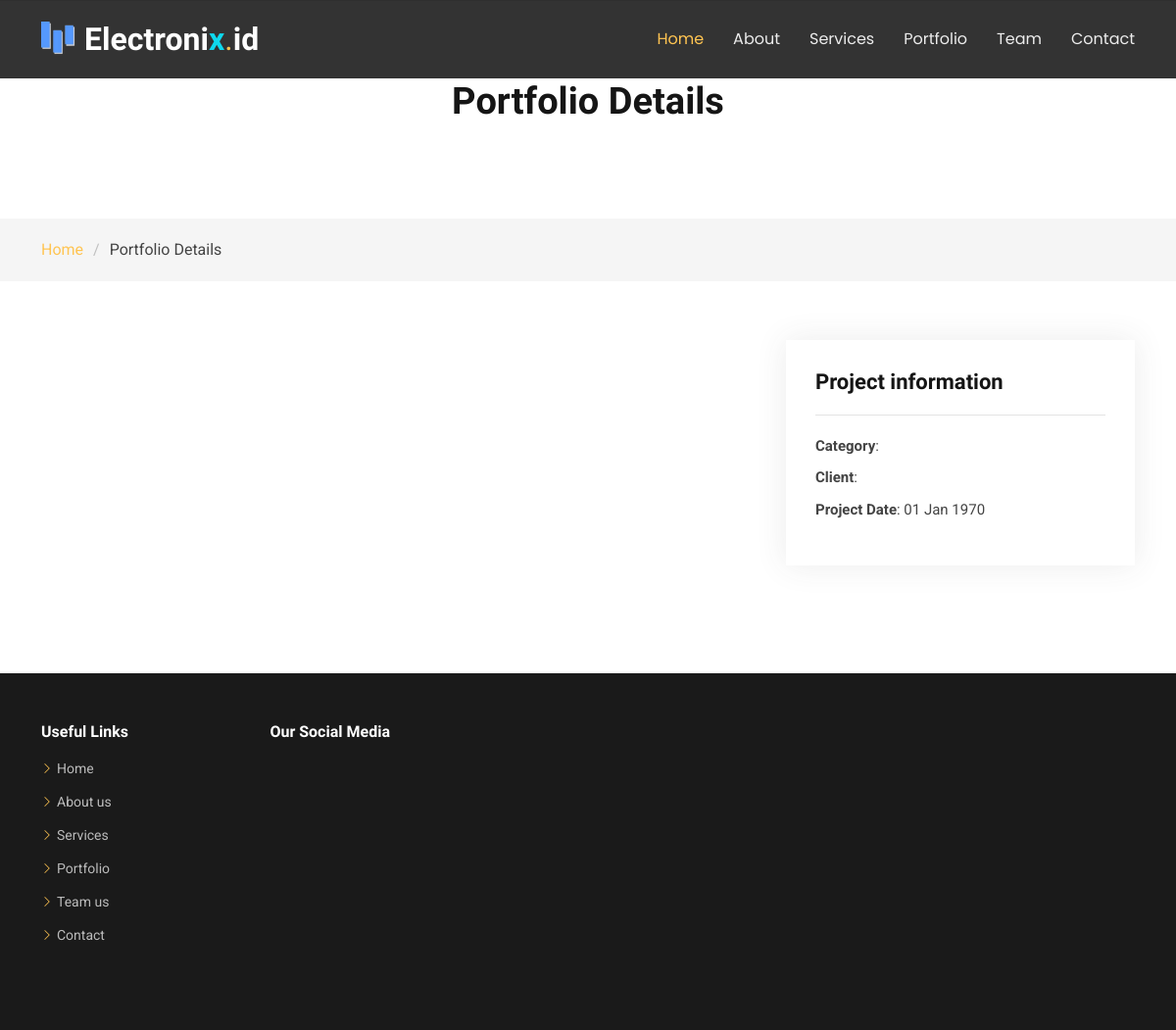
Page /home/portofolio_detail/elektronik_industri on the earlier database version.
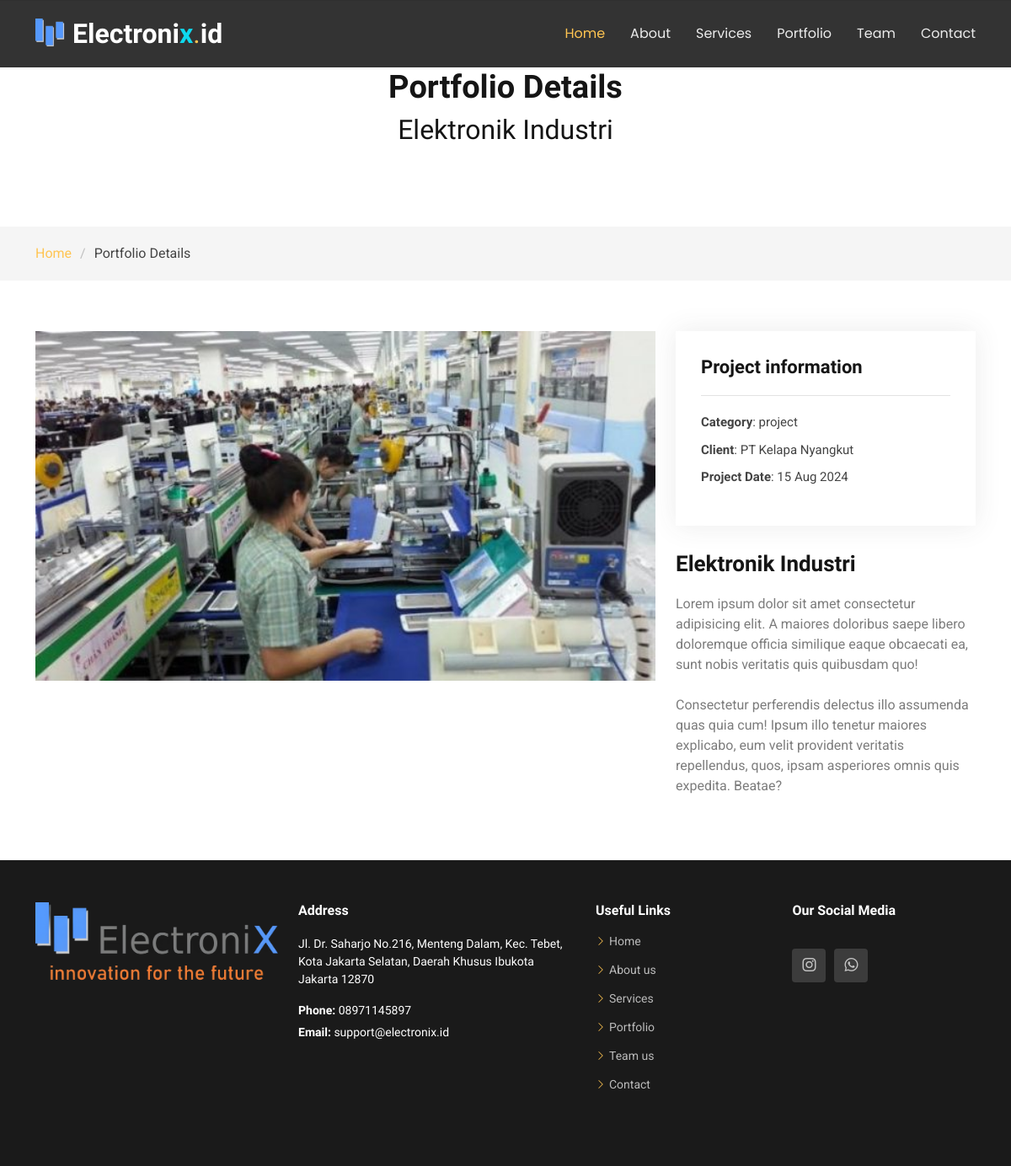
Same page on the later database version.
### tables this page shows
CREATE TABLE `portofolio` (
  `id` int(11) NOT NULL,
  `judul` varchar(550) NOT NULL,
  `slug` varchar(250) NOT NULL,
  `client` varchar(250) NOT NULL,
  `deskripsi` text NOT NULL,
  `tipe` varchar(255) NOT NULL,
  `created_at` int(11) NOT NULL,
  `image` varchar(550) NOT NULL
);

CREATE TABLE `contact` (
  `id` int(11) NOT NULL,
  `image` varchar(550) NOT NULL,
  `alamat` varchar(550) NOT NULL,
  `telp` varchar(550) NOT NULL,
  `email` varchar(250) NOT NULL,
  `instagram` varchar(550) NOT NULL,
  `wa` varchar(250) NOT NULL,
  `maps` varchar(9999) NOT NULL
);

### application/controllers/Home.php (called while the page is built, shortened)
<?php
class Home extends CI_Controller {
	public function portofolio_detail($slug)
	{
		$data['judul'] = 'Detail Portofolio';
		$data['portofolio'] = $this->db->get_where('portofolio', ['slug' => $slug])->row_array();
		$data['contact'] = $this->db->get_where('contact')->result_array();
		$this->load->view('template/home_header', $data);
        $this->load->view('template/portofolio_navbar', $data);
		$this->load->view('home/portofolio_detail', $data);
        $this->load->view('template/home_footer', $data);
	}
}

### index.php (called while the page is built, shortened)
<?php
require_once BASEPATH.'core/CodeIgniter.php';

### application/views/home/portofolio_detail.php (the view, shortened to what this page needs)
<body class="portfolio-details-page">
<main class="main">
    <div class="page-title" data-aos="fade">
      <div class="heading">
        <div class="container">
          <div class="row d-flex justify-content-center text-center">
            <div class="col-lg-8">
              <h1>Portfolio Details</h1>
              <p class="mb-0"><h2><?= $portofolio['judul'] ?></h2></p>
            </div>
          </div>
        </div>
      </div>
      <nav class="breadcrumbs">
        <div class="container">
          <ol>
            <li><a href="<?= base_url('home/index')?>">Home</a></li>
            <li class="current">Portfolio Details</li>
          </ol>
        </div>
      </nav>
    </div>
    <section id="portfolio-details" class="portfolio-details section">
      <div class="container" data-aos="fade-up" data-aos-delay="100">
        <div class="row gy-4">
          <div class="col-lg-8">
            <div class="portfolio-details-slider swiper">
              <div class="align-items-center">
                <div class="image-thumbnail">
                  <img src="<?= base_url('front-end/assets/img/portofolio/').$portofolio['image'] ?>" alt="">
                </div>
              </div>
            </div>
          </div>
          <div class="col-lg-4">
            <div class="portfolio-info" data-aos="fade-up" data-aos-delay="200">
              <h3>Project information</h3>
              <ul>
                <li><strong>Category</strong>: <?= $portofolio['tipe'] ?></li>
                <li><strong>Client</strong>: <?= $portofolio['client'] ?></li>
                <li><strong>Project Date</strong>: <?= date('d M Y', ($portofolio['created_at'])); ?></li>
              </ul>
            </div>
            <div class="portfolio-description" data-aos="fade-up" data-aos-delay="300">
              <h2><?= $portofolio['judul'] ?></h2>
              <p>
                <?= $portofolio['deskripsi'] ?>
              </p>
            </div>
          </div>
        </div>
      </div>
    </section>
  </main>

### application/views/template/home_header.php (shortened to what this page needs)
<!DOCTYPE html>
<html lang="en">
<head>
  <link href="<?= base_url('front-end/'); ?>assets/vendor/bootstrap/css/bootstrap.min.css" rel="stylesheet">
  <link href="<?= base_url('front-end/'); ?>assets/vendor/bootstrap-icons/bootstrap-icons.css" rel="stylesheet">
  <link href="<?= base_url('front-end/'); ?>assets/vendor/aos/aos.css" rel="stylesheet">
  <link href="<?= base_url('front-end/'); ?>assets/vendor/swiper/swiper-bundle.min.css" rel="stylesheet">
  <link href="<?= base_url('front-end/'); ?>assets/vendor/glightbox/css/glightbox.min.css" rel="stylesheet">
  <link href="<?= base_url('front-end/'); ?>assets/css/main.css" rel="stylesheet">
</head>

### application/views/template/portofolio_navbar.php (shortened to what this page needs)
<body class="service-details-page">
  <header id="header" class="header d-flex align-items-center fixed-top">
    <div class="container-fluid container-xl position-relative d-flex align-items-center justify-content-between">
      <a href="<?= base_url('home/index') ?>" class="logo d-flex align-items-center me-auto me-lg-0">
        <img src="<?= base_url('front-end/'); ?>assets/img/logo.png" alt="">
        <h1 class="sitename">Electroni<span style="color: #0ED9EE;">x</span></h1>
        <span>.</span>
        <h1 class="sitename">id</h1>
      </a>
      <nav id="navmenu" class="navmenu">
        <ul>
            <li><a href="<?= base_url('home/index/') ?>#hero" class="active">Home</a></li>
            <li><a href="<?= base_url('home/index/') ?>#about">About</a></li>
            <li><a href="<?= base_url('home/index/') ?>#services">Services</a></li>
            <li><a href="<?= base_url('home/index/') ?>#portfolio">Portfolio</a></li>
            <li><a href="<?= base_url('home/index/') ?>#team">Team</a></li>
            <li><a href="<?= base_url('home/index/') ?>#contact">Contact</a></li>
        </ul>
    </nav>
    </div>
  </header>

### application/views/template/home_footer.php (shortened to what this page needs)
<footer id="footer" class="footer">
<div class="footer-top">
    <div class="container">
      <div class="row gy-4">
        <?php foreach($contact as $ct) : ?>
          <div class="col-lg-7 col-md-12 footer-about d-flex align-items-start justify-content-between flex-column flex-lg-row">
            <img src="<?= base_url('front-end/assets/img/contact/').$ct['image'] ?>" style="width: 100%; height: auto; max-width: 288px;" alt="" class="footer-logo"/>
              <div class="footer-contact ms-lg-4 mt-3 mt-lg-0 text-lg-start text-center">
                  <h4>Address</h4>
                  <p><?= $ct['alamat'] ?></p>
                  <p class="mt-3"><strong>Phone:</strong> <span><?= $ct['telp'] ?></span></p>
                  <p><strong>Email:</strong> <span><?= $ct['email'] ?></span></p>
              </div>
          </div>
          <?php endforeach; ?>
          <div class="col-lg-4 col-md-6 d-flex flex-column flex-md-row justify-content-between">
            <div class="footer-links">
              <h4>Useful Links</h4>
                <ul>
                  <li><i class="bi bi-chevron-right"></i> <a href="<?= base_url('home/index/') ?>#hero">Home</a></li>
                  <li><i class="bi bi-chevron-right"></i> <a href="<?= base_url('home/index/') ?>#about">About us</a></li>
                  <li><i class="bi bi-chevron-right"></i> <a href="<?= base_url('home/index/') ?>#services">Services</a></li>
                  <li><i class="bi bi-chevron-right"></i> <a href="<?= base_url('home/index/') ?>#portfolio">Portfolio</a></li>
                  <li><i class="bi bi-chevron-right"></i> <a href="<?= base_url('home/index/') ?>#team">Team us</a></li>
                  <li><i class="bi bi-chevron-right"></i> <a href="#contact">Contact</a></li>
            </ul>
        </div>
        <div class="footer-newsletter mt-2 mt-md-0 ms-md-3">
          <h4>Our Social Media</h4>
          <div class="social-links d-flex mt-4">
            <?php foreach($contact as $ct) : ?>
            <a href="<?= $ct['instagram'] ?>" target="_blank"><i class="bi bi-instagram"></i></a>
            <a href="<?= $ct['wa'] ?>" target="_blank"><i class="bi bi-whatsapp"></i></a>
          </div>
        </div>
        <?php endforeach;?>
      </div>
    </div>
  </div>
</footer>
</body>
</html>

Differences in the rows shown:
now on this page (row edited): portofolio: judul "Elektronik Industri", image (picture), tipe "project", client "PT Kelapa Nyangkut", created_at "15 Aug 2024", deskripsi "Lorem ipsum dolor sit amet consectetur adipisicing elit. A maiores doloribus saepe libero doloremque officia similique eaque obcaecati ea, sunt nobis veritatis quis quibusdam quo! Consectetur perferendis delectus illo assumenda quas quia cum! Ipsum illo tenetur maiores explicabo, eum velit provident veritatis repellendus, quos, ipsam asperiores omnis quis expedita. Beatae?"
added contact: image (picture), alamat "Jl. Dr. Saharjo No.216, Menteng Dalam, Kec. Tebet, Kota Jakarta Selatan, Daerah Khusus Ibukota Jakarta 12870", telp "08971145897", email "support@electronix.id"
Other differences:
date('d M Y', ($portofolio['created_at'])): "01 Jan 1970" → (not shown)
